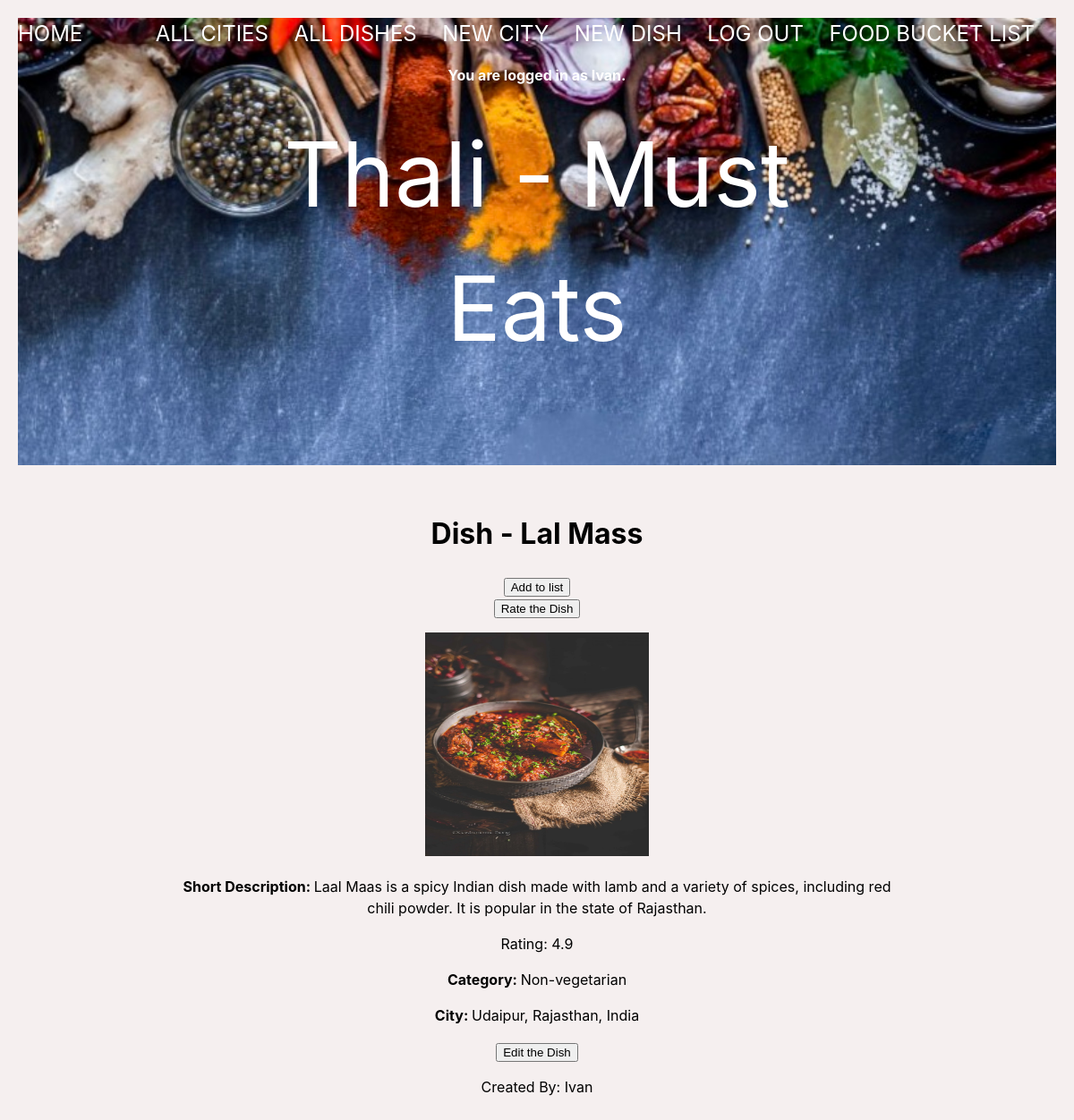
/dish/1 (signed in), run on the app's committed database.
### thali_app/models.py (models this page shows, shortened)
class User(UserMixin, db.Model):
    id = db.Column(db.Integer, primary_key=True)
    username = db.Column(db.String(80), nullable=False)
    password = db.Column(db.String(80), nullable=False)
    favorites_list_user = db.relationship(
        'Dish', secondary='user_favorites_list', back_populates='favorites_list_dishes')
    def __str__(self):
        return f"{self.username}"

class Dish(db.Model):
    id = db.Column(db.Integer, primary_key=True)
    name = db.Column(db.String(80), nullable=False)
    short_desc = db.Column(db.String(500), nullable=False)
    photo_url = db.Column(URLType)
    where_to_eat = db.Column(db.String(80), nullable=False)
    category = db.Column(db.Enum(FoodCategory), default=FoodCategory.OTHER)
    rating = db.Column(db.Float, default=0)
    ratings = db.relationship('Rating', backref='dish')
    city_id = db.Column(
        db.Integer, db.ForeignKey('city.id'), nullable=False)
    city = db.relationship('City', back_populates='dishes')
    state = db.relationship('City', back_populates='dishes')
    country = db.relationship('City', back_populates='dishes')
    created_by_id = db.Column(db.Integer, db.ForeignKey('user.id'))
    created_by = db.relationship('User')
    favorites_list_dishes = db.relationship(
        'User', secondary='user_favorites_list', back_populates='favorites_list_user')

class City(db.Model):
    id = db.Column(db.Integer, primary_key=True)
    name = db.Column(db.String(80), nullable=False)
    state = db.Column(db.String(80), nullable=False)
    region = db.Column(db.String(80), nullable=False)
    country = db.Column(db.String(80), nullable=False)
    short_desc = db.Column(db.String(1000), nullable=False)
    photo_url = db.Column(URLType)
    dishes = db.relationship('Dish', back_populates='city')
    created_by_id = db.Column(db.Integer, db.ForeignKey('user.id'))
    created_by = db.relationship('User')
    def __str__(self):
        return f"{self.name}, {self.state}, {self.country}"

### thali_app/main/routes.py (the view)
@main.route('/dish/<dish_id>', methods=['GET', 'POST'])
@login_required
def dish_detail(dish_id):
    dish = Dish.query.get(dish_id)
    return render_template('dish_detail.html', dish=dish)

### thali_app/extensions.py (called while the page is built)
@login_manager.user_loader
def load_user(user_id):
    return User.query.get(user_id)

### thali_app/utils.py (called while the page is built)
    def __str__(self):
        return str(self.value)

### thali_app/templates/dish_detail.html
{% extends 'base.html' %}
{% block content %}
<h1>Dish - {{ dish.name }}</h1>
<form action="/add_to_favorites_list/{{ dish.id }}" method="post">
    <input type="submit" value="Add to list">
</form>
<form action="/dish/{{ dish.id }}/rate" method="post">
    <input type="submit" value="Rate the Dish">
</form>
<p><img src="{{ dish.photo_url }}" width="250px" height="250px"></p>
<p><strong>Short Description: </strong> {{ dish.short_desc }}</p>
<p>Rating: {{ dish.rating }}</p>
<p><strong>Category: </strong> {{ dish.category }}</p>
<p><strong>City: </strong> {{ dish.city }} </p>
<form action="/dish/{{ dish.id }}/edit" method="post">
    <input type="submit" value="Edit the Dish">
</form>
<p>Created By: {{ dish.created_by }}</p>
{% endblock %}

### thali_app/templates/base.html (shortened to what this page needs)
<!DOCTYPE html>
<html>
    <head>
        <link rel="stylesheet" href="/static/style.css">
    </head>
    <body>
        <div class="page-header">
            <header>Thali - Must Eats</header>
            <nav>
                <a href="/">Home</a>
                <div>
                    {% if current_user.is_authenticated %}
                        <a href="/">All Cities</a>
                        <a href="/all_dishes">All Dishes</a>
                        <a href="/new_city">New City</a>
                        <a href="/new_dish">New Dish</a>
                        <a href="/logout">Log Out</a>
                        <a href="/favorites_list">Food Bucket List</a>
                    {% else %}
                    <!-- Only show these links if the current user is NOT
                        authenticated (logged in)! -->
                        <a href="/signup">Sign Up</a>
                        <a href="/login">Log In</a>
                    {% endif %}
                </div>
            </nav>
            {% if current_user.is_authenticated %}
                <p><b>You are logged in as {{ current_user.username }}.</b></p>
            {% endif %}
        </div>
        <div id="content">
            {% block content %}{% endblock %}
        </div>
    </body>
</html>

### thali_app/static/style.css (style rules this page uses)
body { font-family: -apple-system, BlinkMacSystemFont, 'Segoe UI', 'Roboto', 'Oxygen', 'Ubuntu', 'Cantarell', 'Fira Sans', 'Droid Sans', 'Helvetica Neue', sans-serif; -webkit-font-smoothing: antialiased; -moz-osx-font-smoothing: grayscale; line-height: 1.5; margin: 0; padding: 20px; text-align: center; background-color: rgb(245, 239, 239); }
.page-header { background-image: url('/static/img/background.jpeg'); background-size: cover; height: 500px; position: relative; color: #fff; }
.page-header::after { position: absolute; top: 0; left: 0; width: 100%; height: 100%; background-color: rgba(0, 0, 0, 0.4); }
.page-header header { position: absolute; top: 50%; left: 50%; transform: translate(-50%, -50%); text-align: center; color: white; z-index: 1; font-size: 100px; }
nav { display: flex; justify-content: space-between; align-items: center; }
nav a { color: white; font-size: 1.5rem; margin-right: 1.5rem; text-decoration: none; text-transform: uppercase; }
#content { max-width: 800px; margin: 0 auto; padding: 2rem; }

### data on the page
User: username "Ivan", created_by "Ivan"
Dish: name "Lal Mass", photo_url (picture), short_desc "Laal Maas is a spicy Indian dish made with lamb and a variety of spices, including red chili powder. It is popular in the state of Rajasthan.", rating "4.9", category "Non-vegetarian"
City: city "Udaipur, Rajasthan, India"
